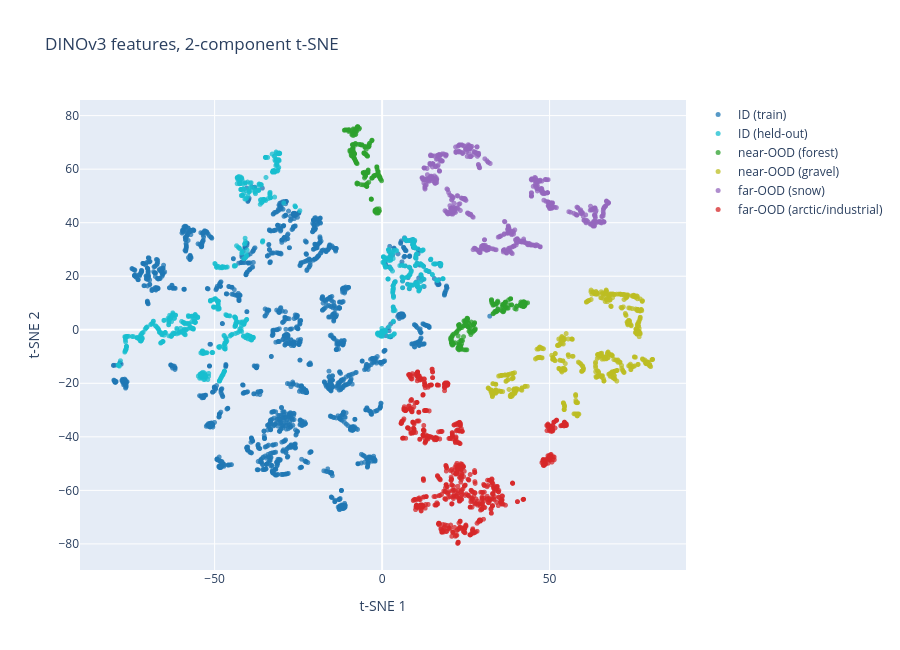

Write notebook code for a chart like this one.
### Code cell
fig = go.Figure()
for t in TIER_ORDER:
    m = tier == t
    fig.add_trace(go.Scattergl(
        x=t2[m, 0], y=t2[m, 1], mode="markers", name=TIER_LABEL[t],
        marker=dict(size=5, color=TIER_COLOR[t], opacity=0.75),
        text=[f"mission={mm}" for mm in mission[m]], hoverinfo="text+name",
    ))
fig.update_layout(title="DINOv3 features, 2-component t-SNE", xaxis_title="t-SNE 1", yaxis_title="t-SNE 2", height=650)
fig.show()

### Figure 1 — Plotly figure (JSON) as saved in the notebook; plotly's stock layout.template omitted (floating-point values rounded to 4 significant figures; data arrays with more than 128 entries replaced by an {"elided": "..."} marker saying what was removed)
{"data": [{"hoverinfo": "text+name", "marker": {"color": "#1f77b4", "opacity": 0.75, "size": 5}, "mode": "markers", "name": "ID (train)", "text": {"elided": "2000 str values"}, "type": "scattergl", "x": {"elided": "2000 float values"}, "y": {"elided": "2000 float values"}}, {"hoverinfo": "text+name", "marker": {"color": "#17becf", "opacity": 0.75, "size": 5}, "mode": "markers", "name": "ID (held-out)", "text": {"elided": "800 str values"}, "type": "scattergl", "x": {"elided": "800 float values"}, "y": {"elided": "800 float values"}}, {"hoverinfo": "text+name", "marker": {"color": "#2ca02c", "opacity": 0.75, "size": 5}, "mode": "markers", "name": "near-OOD (forest)", "text": {"elided": "400 str values"}, "type": "scattergl", "x": {"elided": "400 float values"}, "y": {"elided": "400 float values"}}, {"hoverinfo": "text+name", "marker": {"color": "#bcbd22", "opacity": 0.75, "size": 5}, "mode": "markers", "name": "near-OOD (gravel)", "text": {"elided": "600 str values"}, "type": "scattergl", "x": {"elided": "600 float values"}, "y": {"elided": "600 float values"}}, {"hoverinfo": "text+name", "marker": {"color": "#9467bd", "opacity": 0.75, "size": 5}, "mode": "markers", "name": "far-OOD (snow)", "text": {"elided": "600 str values"}, "type": "scattergl", "x": {"elided": "600 float values"}, "y": {"elided": "600 float values"}}, {"hoverinfo": "text+name", "marker": {"color": "#d62728", "opacity": 0.75, "size": 5}, "mode": "markers", "name": "far-OOD (arctic/industrial)", "text": {"elided": "800 str values"}, "type": "scattergl", "x": {"elided": "800 float values"}, "y": {"elided": "800 float values"}}], "layout": {"height": 650, "title": {"text": "DINOv3 features, 2-component t-SNE"}, "xaxis": {"title": {"text": "t-SNE 1"}}, "yaxis": {"title": {"text": "t-SNE 2"}}}}
